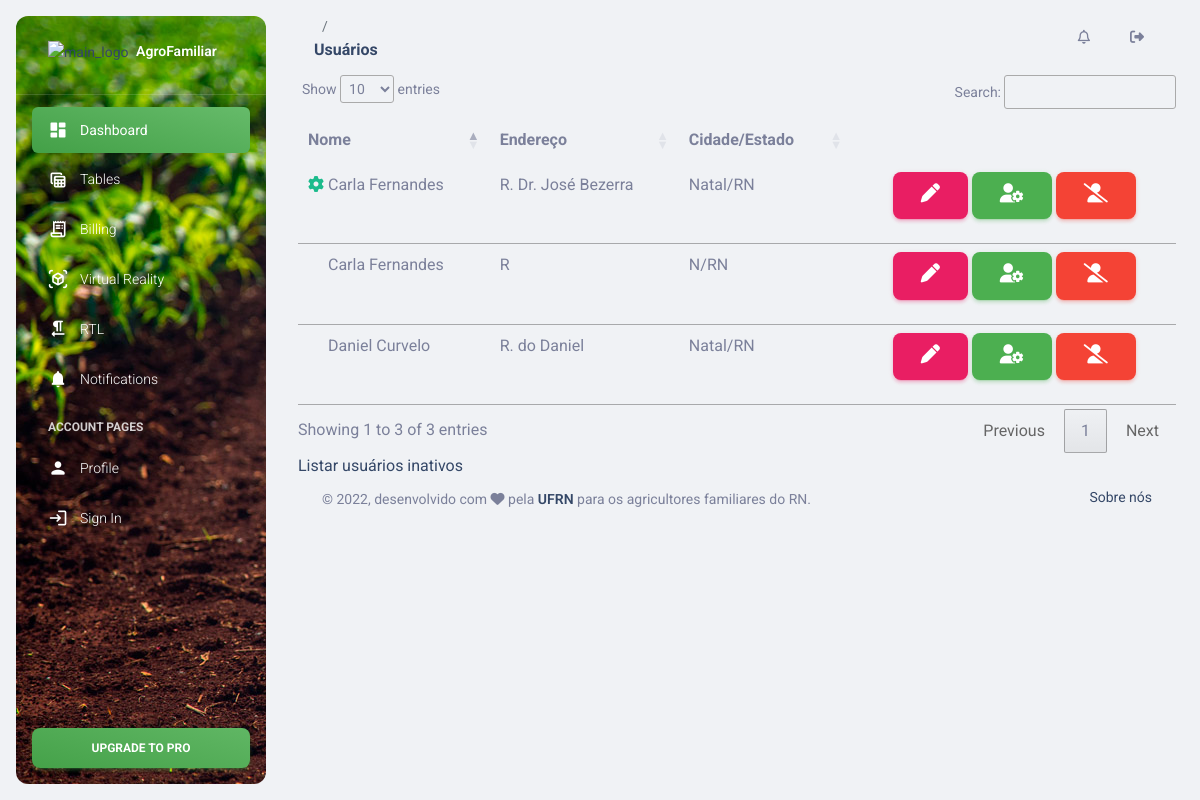
Page /usuario/listar/1 on the committed database.
### Usuario/models.py (models this page shows)
class Usuario(User):
    endereco = models.CharField(max_length=100, verbose_name='Endereço')
    cidade = models.CharField(max_length=100, verbose_name='Cidade')
    estado = models.CharField(max_length=100, verbose_name='Estado')
    def __str__(self):
        return self.first_name + " " + self.last_name
    class Meta:
        ordering = ['first_name', 'last_name']
        verbose_name = "Usuário"
        verbose_name_plural = "Usuários"

### Usuario/views.py (the view)
# urls.py: path('listar/<int:ativo>', views.listar, name='listar'),
def listar (request, ativo):
    lista_usuarios = Usuario.objects.filter(is_active=ativo)
    informacoes = {
        'lista_usuarios': lista_usuarios,
        'ativo': ativo
    }
    return render(request, "Usuario/listar.html", informacoes)

### Templates/Usuario/listar.html (shortened to what this page needs)
{% extends "Base/base.html" %}
{% block titulo %}
    Usuários
{% endblock %}
{% block conteudo %}
<table id="tabela_usuario" class="table" cellspacing="0" width="100%">
    <thead>
      <tr>
        <th class="th-sm">Nome</th>
        <th class="th-sm">Endereço</th>
        <th class="th-sm">Cidade/Estado</th>
        <th class="th-sm"></th>
      </tr>
    </thead>
    <tbody>
        {% for usuario in lista_usuarios %}
            <tr id="usuario_{{usuario.pk}}">
                <td>
                  {% if usuario.is_superuser %}
                    <i id="superuser_{{usuario.pk}}" class="fa-solid fa-gear" style="color:#1cbb8c" title="Administrador"></i>
                  {% else %}
                    <i id="superuser_{{usuario.pk}}" class="fa-solid fa-gear" style="color:#1cbb8c; visibility:hidden" title="Administrador"></i>
                  {% endif %}
                  {{usuario}}
                </td>
                <td>{{usuario.endereco}}</td>
                <td>{{usuario.cidade}}/{{usuario.estado}}</td>
                <td align="center">
                  {% if ativo %}
                    <button type="submit" class="btn btn-primary btn-circle btn-lg" title="Editar" >
                      <i class="fa-solid fa-pen"></i>
                    </button>
                    <button type="submit" class="btn btn-success btn-circle btn-lg" title="Tornar admin" onclick="mudar_status_admin({{usuario.pk}})">
                      <i class="fa-solid fa-user-gear"></i>
                    </button>
                    <button type="submit" class="btn btn-danger btn-circle btn-lg" title="Desabilitar" onclick="mudar_status({{usuario.pk}})">
                      <i class="fa-solid fa-user-slash"></i>
                    </button>
                  {% else %}
                    <button type="submit" class="btn btn-success btn-circle btn-lg" title="Habilitar usuário" onclick="mudar_status({{usuario.pk}})">
                      <i class="fa-solid fa-user"></i>
                    </button>
                  {% endif %}
                </td>
            </tr>
        {% endfor %}
    </tbody>
  </table>
  {% if ativo %}
    <a href="{% url 'usuario:listar' ativo=0 %}">Listar usuários inativos</a>
  {% else %}
  <a href="{% url 'usuario:listar' ativo=1 %}">Listar usuários ativos</a>
  {% endif %}
{% endblock %}

### rows in the picture
Usuario: last_name "Carla Fernandes", endereco "R. Dr. José Bezerra", cidade "Natal", estado "RN"
Usuario: last_name "Carla Fernandes", endereco "R", cidade "N", estado "RN"
Usuario: last_name "Daniel Curvelo", endereco "R. do Daniel", cidade "Natal", estado "RN"
